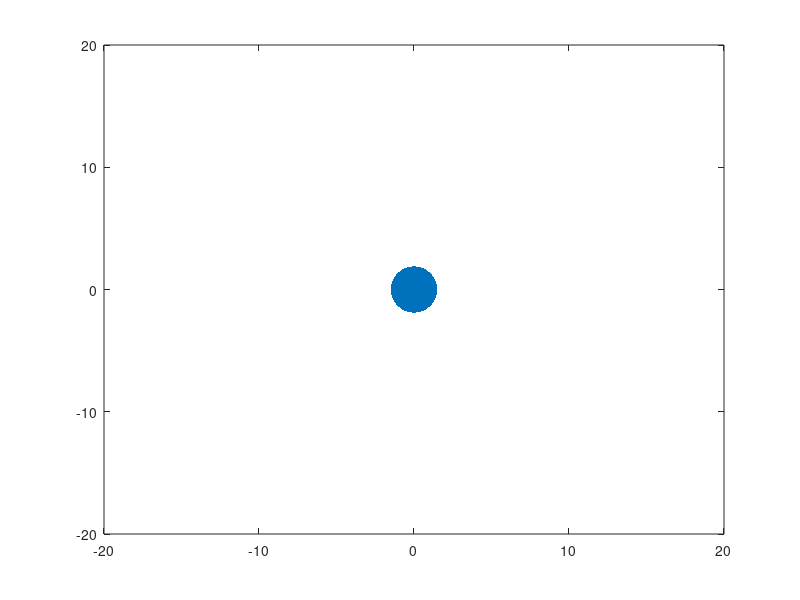

The MATLAB script that drew this image: (Note: this script raises an error after producing the figure.)
clc;close all;clear all;
%%

global KEY_IS_PRESSED
KEY_IS_PRESSED = 0;
gcf;
set(gcf, 'KeyPressFcn', @myKeyPressFcn);

%%

m = 1;

k = 1;

kb = 1.38e-23;
dt = 0.001;
l = 1;
g = 1e-6;
xi = 1;
D = 1/g;

N=3;

i = 0;

T = [];

for n = 1:N
    x(1,n) = randi(10);
    y(1,n) = randi(10);
    v0(1,n) = (-1)^(randi(N));
    v0(2,n) = (-1)^(randi(N));
end

xx = 20;
yy = 20;

figure(1);
f1 = subplot(1,1,1);
h1=plot(0,0,'MarkerSize',100,'Marker','.','LineWidth',5);
axis(f1,[-xx xx -yy yy]);
set(gca,'nextplot','replacechildren');
figure(2)
h2=animatedline;


%%

for n = 1:N
    
    xi = normrnd(0,1);
    
    C = 1/(4*m);
    C1 = C*4*m;
    C3 = C*( 2*g*sqrt(2*D)*xi*dt^2 + 2*dt^2*force(x(1,:),y(1,:),n,l));
    C2 = C*(2*m+g*dt)*2*dt;
    x(2,n) = round(C1.*x(1,n) + C3(1) + C2.*v0(1,n),3);
    y(2,n) = round(C1.*y(1,n) + C3(2) + C2.*v0(2,n),3);
    
end

set(h1,'XData',x(end,:),'YData',y(end,:));

drawnow;

%%

for t = 2:10000
    
    for n =1:N
        
        xi = normrnd(0,1);
        
        C = 1/(2*m-g*dt);
        C1 = C*4*m;
        C2 = -C*(2*m+g*dt);
        C3 = C*( 2*g*sqrt(2*D)*xi*dt^2 + 2*dt^2*force(x(t,:),y(t,:),n,l));
        
        x(t+1,n) = round(C1.*x(t,n) + C3(1) + C2*x(t-1,n),3);
        y(t+1,n) = round(C1.*y(t,n) + C3(2) + C2*y(t-1,n),3);
        
    end
    
    T = temperature(x,y,N,kb,dt,m);
    [xs,ys] = mc(x,y,N);
    
    if mod(i,50) == 0
        addpoints(h2,t,T);

        set(h1,'XData',x(end,:),'YData',y(end,:));
        axis(f1,[-xx+xs xx+xs -yy+ys yy+ys]);

        drawnow;
    
    end
    
    if KEY_IS_PRESSED
        close all;
        break;
    end
    
end


%%

function [xs,ys] = mc(x,y,N)
    xs = sum(x(end,:))/N;
    ys = sum(y(end,:))/N;
end


function F = force(x,y,n,a)

F = [0 0];

for i = 1:length(x)
    if i == n-1
        dx = x(i)-x(n);
        dy = y(i)-y(n);
        
        theta = atan2(dy,dx);
        
        r = sqrt(dx^2+dy^2);
        delta = r-a;
        
        k = LenardJones(a,delta,10,2);
        
        F(1) = F(1) + k*((delta)*cos(theta));
        F(2) = F(2) + k*((delta)*sin(theta));
        
    elseif i == n+1
        dx = x(n)-x(i);
        dy = y(n)-y(i);
        
        theta = atan2(dy,dx);
        
        r = sqrt(dx^2+dy^2);
        delta = r-a;
        
        k = LenardJones(a,delta,10,2);
        
        F(1) = F(1) - k*((delta)*cos(theta));
        F(2) = F(2) - k*((delta)*sin(theta));
        
    elseif i ~= n
        dx = x(n)-x(i);
        dy = y(n)-y(i);
        
        theta = atan2(dy,dx);
        
        r = sqrt(dx^2+dy^2);
        delta = r-a;
        
        f = LenardJones(a,delta,-0.3,1);
        
        F(1) = F(1) - f*cos(theta);
        F(2) = F(2) - f*sin(theta);
        
    end
end
end


function T = temperature(x,y,N,k,dt,m)

T = 0;
C = m/(8*k*N*dt^2);

for i = 1:N
    
    vx = 3*x(end,i)-4*x(end-1,i)+x(end-2,i);
    vy = 3*y(end,i)-4*y(end-1,i)+y(end-2,i);
    
    v2 = vx^2+vy^2;
    
    T = T + v2;
    
end

T = C*T;

end


function myKeyPressFcn(hObject, event)
global KEY_IS_PRESSED
KEY_IS_PRESSED  = 1;
end
